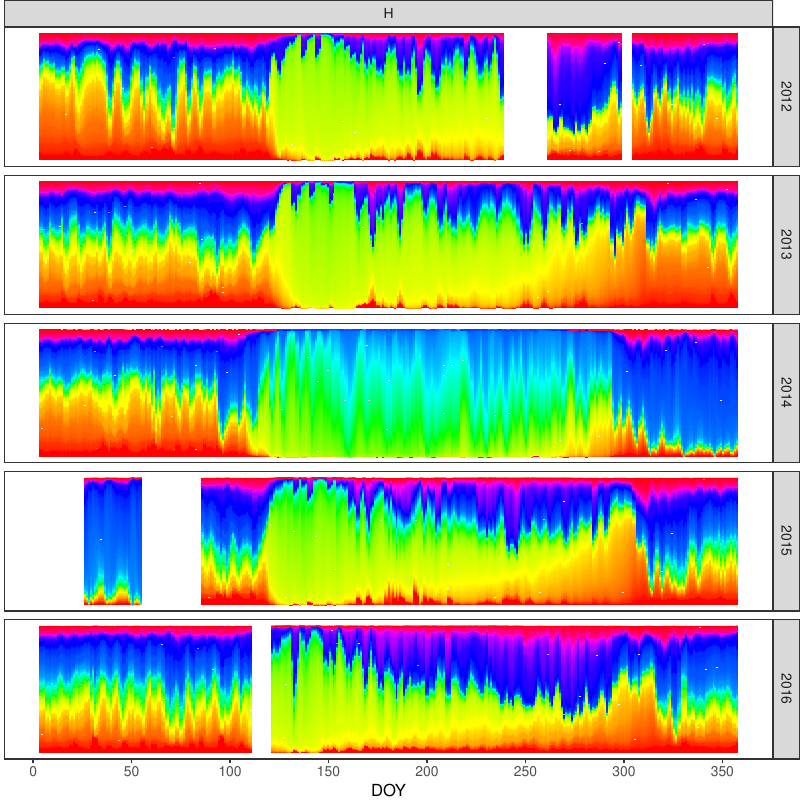

Recreate this plot in R.
#!/usr/bin/Rscript
library(tidyverse)
library(colorspace)

get_col_types <- function() {
  cols(
    Dataset = col_character(),
    Camera_ID = col_character(),
    Year = col_integer(),
    Day = col_integer(),
    Hour = col_integer(),
    Minute = col_integer(),
    Metric_Type = col_character(),
    Considered_Pixels = col_integer(),
    HSV_Bin = col_integer(),
    HSV_H = col_double(),
    HSV_SMean = col_double(),
    HSV_VMean = col_double(),
    HSV_SMode = col_double(),
    HSV_VMode = col_double(),
    Gcc_Bin = col_integer(),
    Gcc_Value = col_double(),
    Gcc_Mean_R = col_double(),
    Gcc_Mean_G = col_double(),
    Gcc_Mean_B = col_double()
  )
}

get_theme <- function(base_size = 14) {
  theme_bw(base_size = base_size) +
  theme(
    plot.margin = unit(c(0,0,0,0), "cm"),
    legend.spacing = unit(0, "mm"),
    panel.grid = element_blank(),
    legend.position = "none",
    legend.justification = "left",
    legend.box.spacing = unit(0, "pt"),
    legend.box.margin = margin(0,0,0,0),
    legend.title = element_blank(),
    axis.title.y = element_blank(),
    axis.text.y = element_blank(),
    axis.ticks.y = element_blank()
  )
}

get_weight <- function(day, hour, group) {
  baseHourlyWeight <- case_when (
    hour == 10 ~ 0.1,
    hour == 11 ~ 0.15,
    hour == 12 ~ 0.25,
    hour == 13 ~ 0.3,
    hour == 14 ~ 0.2,
  )

  dayGroupDelta <- group - day
  weightCoefficient <- case_when(
    dayGroupDelta == 2 ~ 0.25,
    dayGroupDelta == 1 ~ 0.35,
    dayGroupDelta == 0 ~ 0.4
  )
  
  return (weightCoefficient * baseHourlyWeight)
}

data <- read_csv(
  '../../data/mtk.csv.gz',
  col_types = get_col_types()
) %>%
  filter(Camera_ID == 'btp_w') %>%
  filter(Metric_Type == 'HSV') %>%
  filter(Year %in% 2012:2016) %>%
  select(-contains('Gcc'), -contains('Mean'), -contains('Mode')) %>%
  spread(HSV_Bin, HSV_H) %>%
  group_by(Year, Day, Hour, Metric_Type) %>%
  slice(1) %>%
  ungroup %>%
  group_by(Year, Day) %>%
  filter(n() >= 7) %>%
  ungroup() %>%
  arrange(Year, Day, Hour)

base_structure <- expand.grid(
  Hour = 10:14,
  Day = 1:365,
  Year = 2012:2016
) %>%
  as_tibble() %>%
  mutate(Minute = 0)

spread_data <- base_structure %>%
  left_join(data, by=c('Year', 'Day', 'Hour', 'Minute'))

years_list <- spread_data %>%
  split(.$Year)

daysPerGroup = 3
imagesPerDay = 5
imagesPerGroup = daysPerGroup * imagesPerDay

groupsCount = nrow(data)/imagesPerGroup

groupList <- c()
indexList <- c()
for (group in 1:357) {
  groupStart <- (group * imagesPerDay) - (imagesPerGroup-1)
  groupEnd <- (group * imagesPerDay)
  indexList <- c(indexList, groupStart:groupEnd)
  groupList <- c(groupList, rep(group, times = imagesPerGroup))
}

skeleton <- tibble(
  Index = indexList,
  Group = groupList
) %>%
  filter(Index >= 1)

year.2012 <- years_list[['2012']] %>%
  slice(skeleton %>% pull(Index)) %>%
  cbind(skeleton) %>%
  select(Index, Group, everything()) %>%
  as_tibble

year.2013 <- years_list[['2013']] %>%
  slice(skeleton %>% pull(Index)) %>%
  cbind(skeleton) %>%
  select(Index, Group, everything()) %>%
  as_tibble

year.2014 <- years_list[['2014']] %>%
  slice(skeleton %>% pull(Index)) %>%
  cbind(skeleton) %>%
  select(Index, Group, everything()) %>%
  as_tibble

year.2015 <- years_list[['2015']] %>%
  slice(skeleton %>% pull(Index)) %>%
  cbind(skeleton) %>%
  select(Index, Group, everything()) %>%
  as_tibble

year.2016 <- years_list[['2016']] %>%
  slice(skeleton %>% pull(Index)) %>%
  cbind(skeleton) %>%
  select(Index, Group, everything()) %>%
  as_tibble

data_for_plot <- rbind(
  year.2012,
  year.2013,
  year.2014,
  year.2015,
  year.2016
) %>%
  mutate(Weight = get_weight(Day, Hour, Group)) %>%
  gather(
    HSV_Bin,
    HSV_H,
    -Index,
    -Group, 
    -Weight,
    -Dataset, 
    -Camera_ID, 
    -Year, 
    -Day, 
    -Hour, 
    -Minute, 
    -Metric_Type, 
    -Considered_Pixels
    ) %>%
  mutate(HSV_Bin = as.integer(HSV_Bin)) %>%
  group_by(Year, Group) %>% 
  filter(sum(Weight) / 360 == 1) %>%
  ungroup %>%
  mutate(HSV_H = Weight * HSV_H) %>%
  group_by(Year, Group, HSV_Bin) %>%
  summarize(
    HSV_H = as.integer(sum(HSV_H))
  ) %>%
  ungroup %>%
  mutate(Color.Code.H = hex(HSV(HSV_Bin, 1, 1))) %>%
  rename(Bin = HSV_Bin) %>%
  rename(Bin_Value = HSV_H) %>%
  gather(Style, Color, -Group, -Year, -Bin, -Bin_Value) %>%
  mutate(Style = gsub('Color.Code.', '', Style)) %>%
  mutate(Key = paste(Year, Group, Bin, Style, sep='_')) %>%
  mutate(Key = factor(Key, levels=Key)) %>%
  arrange(Style, Year, Group, Bin) %>%
  # Calculate the cumsums
  group_by(Style, Year, Group) %>%
  arrange(Bin) %>%
  filter(Bin_Value != 0) %>%
  mutate(
    Y.min = cumsum(Bin_Value) - Bin_Value,
    Y.max = cumsum(Bin_Value)
  ) %>%
  ungroup %>%
  arrange(Style, Year, Group, Bin)

palette <- data_for_plot %>% pull(Color)
names(palette) <- data_for_plot %>% pull(Key)

p <- data_for_plot %>%
  ggplot() +
    scale_fill_manual(values=palette) +
    geom_rect(
      aes(xmin=Group, xmax=Group+1, ymin=Y.min, ymax=Y.max, fill=Key)
    ) +
    get_theme(base_size = 12) +
    scale_x_continuous(
      name = 'DOY',
      breaks = c(0, 50, 100, 150, 200, 250, 300, 350)
    ) +
    facet_grid(Year ~ Style)

ggsave('mtk-2016-multiday-manyyears.pdf', plot=p, width=8, height=8)
